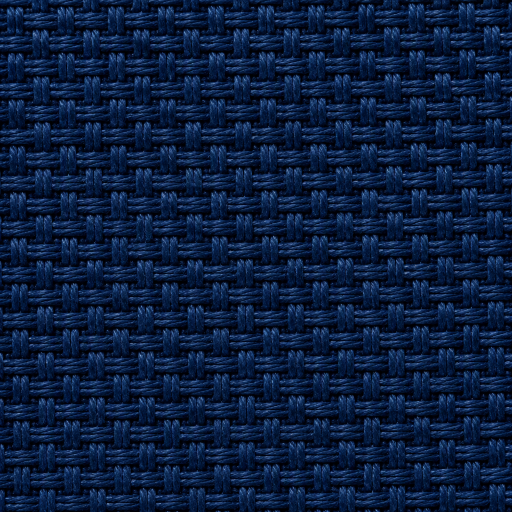
//> input picture 底层算法演示/傅里叶变换/assets/texture.png, 1024 x 1024 px (shown at 1/2 size)
$ ./fourier_transform -i=../assets/texture.png   (built with g++ and OpenCV 4)
//> lines starting //> are read from the running program, lines starting //| are printed output that depends on the picture; after the words box and inside, x2 and y2 are one past the last pixel; in counts of white or black regions, pixels touching at a corner belong together
/**
 * @file    fourier_transform.cpp
 * @brief   傅里叶变换演示：离散傅里叶变换、频谱中心化与频域低通/高通滤波。
 * @details 流程：灰度转换 -> 离散傅里叶变换 -> 频谱中心化与对数幅度谱 -> 频域滤波 -> 逆变换。
 * @note    依赖：OpenCV 4.x（core / imgproc / imgcodecs / highgui）
 *          幅度谱动态范围极大，必须取 log(1+|F|) 才能看见细节；
 *          dft 在每个维度上按 2、3、5 的幂最快，所以先用 getOptimalDFTSize 补边。
 */

#include <algorithm>
#include <cmath>
#include <iostream>
#include <string>
#include <vector>

#include <opencv2/opencv.hpp>
#include <opencv2/core/utils/filesystem.hpp>

namespace {

const int kPanelWidth = 480;
const int kPanelHeight = 360;
const int kTitleHeight = 30;

/** @brief 在若干候选位置中查找素材，便于从不同工作目录运行。 */
std::string locateAsset(const std::string& fileName)
{
    const std::vector<std::string> candidates = {
        "../../assets/" + fileName, "../assets/" + fileName, "assets/" + fileName};
    for (const auto& path : candidates) {
        if (cv::utils::fs::exists(path)) {
            return path;
        }
    }
    return candidates.front();
}

/** @brief 由素材路径推导输出目录：<demo>/assets/x.png -> <demo>/output。 */
std::string outputDirFor(const std::string& inputPath)
{
    std::string dir = inputPath;
    const size_t slash = dir.find_last_of("/\\");
    dir = (slash == std::string::npos) ? "." : dir.substr(0, slash);
    const size_t slash2 = dir.find_last_of("/\\");
    const std::string leaf = (slash2 == std::string::npos) ? dir : dir.substr(slash2 + 1);
    if (leaf == "assets") {
        dir = (slash2 == std::string::npos) ? "." : dir.substr(0, slash2);
    }
    return dir + "/output";
}

/** @brief 等比缩放并居中留白到固定面板。 */
cv::Mat fitPanel(const cv::Mat& image, const std::string& title)
{
    cv::Mat bgr;
    if (image.channels() == 1) {
        cv::cvtColor(image, bgr, cv::COLOR_GRAY2BGR);
    } else {
        bgr = image;
    }
    const double scale =
        std::min(kPanelWidth / static_cast<double>(bgr.cols),
                 kPanelHeight / static_cast<double>(bgr.rows));
    cv::Mat scaled;
    cv::resize(bgr, scaled, cv::Size(), scale, scale, cv::INTER_AREA);
    cv::Mat panel(kPanelHeight + kTitleHeight, kPanelWidth, CV_8UC3, cv::Scalar(255, 255, 255));
    const int x = (kPanelWidth - scaled.cols) / 2;
    const int y = kTitleHeight + (kPanelHeight - scaled.rows) / 2;
    scaled.copyTo(panel(cv::Rect(x, y, scaled.cols, scaled.rows)));
    cv::putText(panel, title, cv::Point(8, 21), cv::FONT_HERSHEY_SIMPLEX, 0.5,
                cv::Scalar(0, 0, 0), 1, cv::LINE_AA);
    return panel;
}

/** @brief 按列数拼接等尺寸面板。 */
cv::Mat montage(const std::vector<cv::Mat>& panels, int cols)
{
    const int rows = static_cast<int>((panels.size() + cols - 1) / cols);
    cv::Mat canvas(rows * panels[0].rows, cols * panels[0].cols, CV_8UC3, cv::Scalar(255, 255, 255));
    for (size_t i = 0; i < panels.size(); ++i) {
        const int r = static_cast<int>(i) / cols;
        const int c = static_cast<int>(i) % cols;
        panels[i].copyTo(canvas(cv::Rect(c * panels[i].cols, r * panels[i].rows,
                                         panels[i].cols, panels[i].rows)));
    }
    return canvas;
}

/**
 * @brief  把零频分量搬到画布中心（四个象限对角互换）。
 * @param  mat 单通道浮点矩阵。
 * @note   dft 的零频在左上角，中心化只是为了人眼看频谱方便，不影响滤波结果。
 */
void fftShift(cv::Mat& mat)
{
    const int cx = mat.cols / 2;
    const int cy = mat.rows / 2;
    cv::Mat q0(mat, cv::Rect(0, 0, cx, cy));
    cv::Mat q1(mat, cv::Rect(cx, 0, cx, cy));
    cv::Mat q2(mat, cv::Rect(0, cy, cx, cy));
    cv::Mat q3(mat, cv::Rect(cx, cy, cx, cy));
    cv::Mat tmp;
    q0.copyTo(tmp);
    q3.copyTo(q0);
    tmp.copyTo(q3);
    q1.copyTo(tmp);
    q2.copyTo(q1);
    tmp.copyTo(q2);
}

/**
 * @brief  用给定掩膜过滤复数频谱并做逆变换。
 * @param  spectrum 双通道复数频谱（零频在左上角）。
 * @param  mask     单通道浮点掩膜，尺寸与频谱一致。
 * @param  size     原始图像尺寸，用于裁掉补边。
 * @return 滤波后的灰度图（CV_8U）。
 */
cv::Mat filterSpectrum(const cv::Mat& spectrum, const cv::Mat& mask, cv::Size size)
{
    std::vector<cv::Mat> planes;
    cv::split(spectrum, planes);
    planes[0] = planes[0].mul(mask);
    planes[1] = planes[1].mul(mask);

    cv::Mat filtered;
    cv::merge(planes, filtered);
    cv::Mat inverse;
    cv::idft(filtered, inverse, cv::DFT_SCALE | cv::DFT_REAL_OUTPUT);  // 实数输出并归一化

    cv::Mat result;
    inverse(cv::Rect(0, 0, size.width, size.height)).convertTo(result, CV_8U);
    return result;
}

}  // namespace

/**
 * @brief  主流程：计算频谱、构造低通/高通掩膜并做逆变换。
 * @param  argc 参数个数。
 * @param  argv 参数列表。
 * @return 0 表示成功，非 0 表示失败。
 */
int main(int argc, char** argv)
{
    const cv::String keys =
        "{help h usage ? |      | 打印帮助信息 }"
        "{i input        |      | 输入图像路径，缺省读取 assets/texture.png }"
        "{o output       |      | 输出图像路径，缺省写入 <目录>/output/fourier_transform.png }"
        "{r radius       | 60   | 低通掩膜的截止半径(像素) }"
        "{d display      | 0    | 是否弹窗显示 (1=显示, 0=不显示) }";

    cv::CommandLineParser parser(argc, argv, keys);
    parser.about("傅里叶变换演示: DFT / 频谱中心化 / 低通与高通滤波\n参数请使用 --key=value 形式");
    if (parser.has("help")) {
        parser.printMessage();
        return 0;
    }
    if (!parser.check()) {
        parser.printErrors();
        parser.printMessage();
        return -1;
    }

    std::string inputPath = parser.get<std::string>("input");
    if (inputPath.empty()) {
        inputPath = locateAsset("texture.png");
    }

    // 步骤 1：灰度转换。
    const cv::Mat src = cv::imread(inputPath, cv::IMREAD_COLOR);
//> src is the input picture: 1024 rows x 1024 cols, CV_8UC3; mean B, G, R 60.7, 28.6, 10.5
    if (src.empty()) {
        std::cerr << "无法读取图像: " << inputPath << std::endl;
        return -1;
    }
    cv::Mat gray;
    cv::cvtColor(src, gray, cv::COLOR_BGR2GRAY);

    // 步骤 2：离散傅里叶变换。先补边到最优尺寸，再用双通道浮点矩阵存实部与虚部。
    const int optimalRows = cv::getOptimalDFTSize(gray.rows);
//> optimalRows = 1024
    const int optimalCols = cv::getOptimalDFTSize(gray.cols);
//> optimalCols = 1024
    cv::Mat padded;
    cv::copyMakeBorder(gray, padded, 0, optimalRows - gray.rows, 0, optimalCols - gray.cols,
                       cv::BORDER_CONSTANT, cv::Scalar::all(0));

    std::vector<cv::Mat> planes = {cv::Mat_<float>(padded), cv::Mat::zeros(padded.size(), CV_32F)};
//> planes[1]: 1024 rows x 1024 cols, CV_32FC1; every value is 0
    cv::Mat complexImage;
    cv::merge(planes, complexImage);
    cv::dft(complexImage, complexImage);

    // 步骤 3：频谱中心化。幅度取对数后才能看到高频细节。
    cv::split(complexImage, planes);
    cv::Mat magnitudeImage;
    cv::magnitude(planes[0], planes[1], magnitudeImage);
    cv::Mat spectrumView;
    magnitudeImage += cv::Scalar::all(1);
    cv::log(magnitudeImage, spectrumView);
    fftShift(spectrumView);  // 只影响显示
    cv::normalize(spectrumView, spectrumView, 0, 255, cv::NORM_MINMAX, CV_8U);

    // 步骤 4：频域滤波。掩膜在中心化坐标系下画圆，再反中心化以对齐零频在左上角的频谱。
    const int radius = std::max(1, parser.get<int>("radius"));
    cv::Mat lowMask(padded.size(), CV_32F, cv::Scalar(0.0f));
    cv::circle(lowMask, cv::Point(optimalCols / 2, optimalRows / 2), radius,
               cv::Scalar::all(1.0f), cv::FILLED, cv::LINE_8);
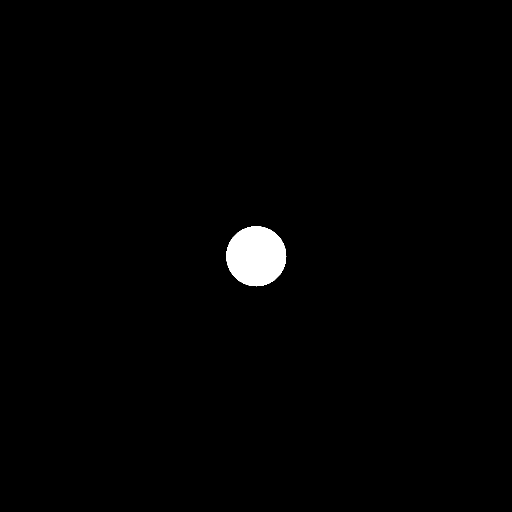
//> lowMask: 1024 rows x 1024 cols, CV_32FC1 (shown at 1/2 size); values 0 (black) and 1 (white), 1.1% white; 1 white region, box (x1, y1, x2, y2) and area: (452, 452, 573, 573) 11289
    fftShift(lowMask);
    const cv::Mat highMask = cv::Scalar::all(1.0) - lowMask;

    const cv::Mat lowPass = filterSpectrum(complexImage, lowMask, gray.size());
    const cv::Mat highPass = filterSpectrum(complexImage, highMask, gray.size());
//> call 2 of filterSpectrum, with size = Size(1024, 1024)
//> in filterSpectrum (call 2), `planes[0] = planes[0].mul(mask);`: planes[0]: 1024 rows x 1024 cols, CV_32FC1; min -2979997.2, max 1652602.2, mean 20.5
//> in filterSpectrum (call 2), `planes[1] = planes[1].mul(mask);`: planes[1]: 1024 rows x 1024 cols, CV_32FC1; min -1046801.2, max 1046801.2, mean 0
//> in filterSpectrum (call 2), `cv::idft(filtered, inverse, cv::DFT_SCALE | cv::DFT_REAL_OUTPUT);`:
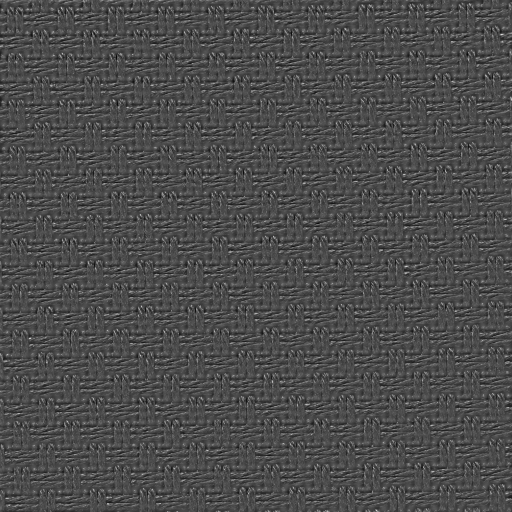
//> inverse: 1024 rows x 1024 cols, CV_32FC1 (shown at 1/2 size); min -58.9, max 137.9, mean 0; drawn with min black and max white

    const double lowEnergy = cv::sum(lowMask)[0] / lowMask.total();
//> lowEnergy = 0.0108
    std::cout << "输入: " << inputPath << " (" << gray.cols << "x" << gray.rows
              << ") -> 补边后 " << optimalCols << "x" << optimalRows << "\n";
//| 输入: ../assets/texture.png (1024x1024) -> 补边后 1024x1024
    std::cout << "低通截止半径: " << radius << " 像素, 掩膜能量占比: "
              << lowEnergy * 100.0 << "%\n";
//| 低通截止半径: 60 像素, 掩膜能量占比: 1.0766%

    const std::vector<cv::Mat> panels = {
        fitPanel(gray, "gray input"),
        fitPanel(spectrumView, "log magnitude spectrum"),
        fitPanel(lowPass, "low pass (blur)"),
        fitPanel(highPass, "high pass (edges)")};
//> in fitPanel, `cv::putText(panel, title, cv::Point(8, 21), cv::FONT_HERSHEY_SIMPLEX, ..`: panel: 390 rows x 480 cols, CV_8UC3; min 0, max 255, mean 96.8
//> call 2 of fitPanel, with title = "log magnitude spectrum"
//> in fitPanel (call 2), `cv::cvtColor(image, bgr, cv::COLOR_GRAY2BGR);`:
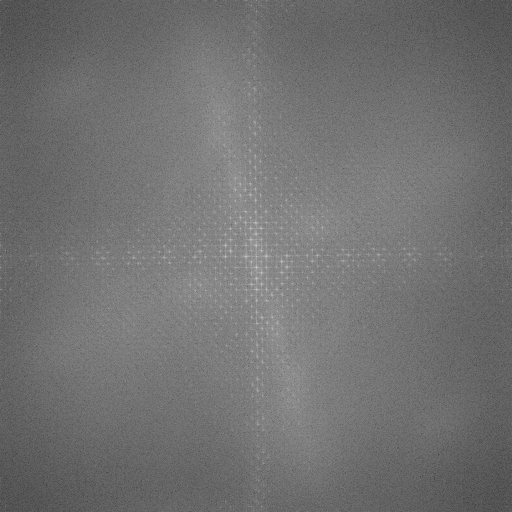
//> bgr: 1024 rows x 1024 cols, CV_8UC3 (shown at 1/2 size); min 0, max 255, mean 113.1
//> in fitPanel (call 2), `cv::putText(panel, title, cv::Point(8, 21), cv::FONT_HERSHEY_SIMPLEX, ..`:
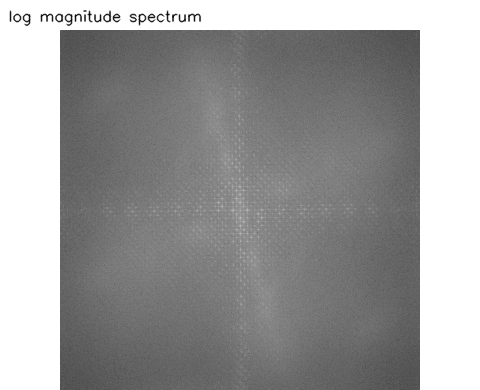
//> panel: 390 rows x 480 cols, CV_8UC3; min 2, max 255, mean 156
//> call 3 of fitPanel, with title = "low pass (blur)"
//> in fitPanel (call 3), `cv::putText(panel, title, cv::Point(8, 21), cv::FONT_HERSHEY_SIMPLEX, ..`:
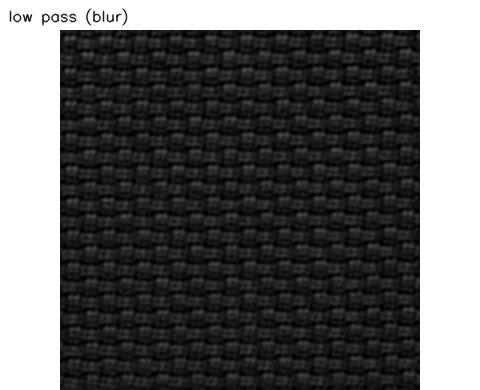
//> panel: 390 rows x 480 cols, CV_8UC3; min 0, max 255, mean 96.6
//> call 4 of fitPanel, with title = "high pass (edges)"
//> in fitPanel (call 4), `cv::putText(panel, title, cv::Point(8, 21), cv::FONT_HERSHEY_SIMPLEX, ..`:
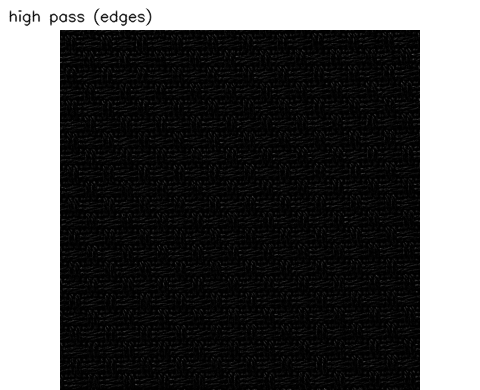
//> panel: 390 rows x 480 cols, CV_8UC3; min 0, max 255, mean 82.2
    const cv::Mat result = montage(panels, 2);
//> in montage, `const int rows = static_cast<int>((panels.size() + cols - 1) / cols);`: rows = 2
//> in montage, `cv::Mat canvas(rows * panels[0].rows, cols * panels[0].cols, CV_8UC3, ..`: canvas: 780 rows x 960 cols, CV_8UC3; every value is 255
//> the loop in montage, `for (size_t i = 0; i < panels.size(); ++i)` made 4 passes
//> after the loop in montage, `for (size_t i = 0; i < panels.size(); ++i)`:
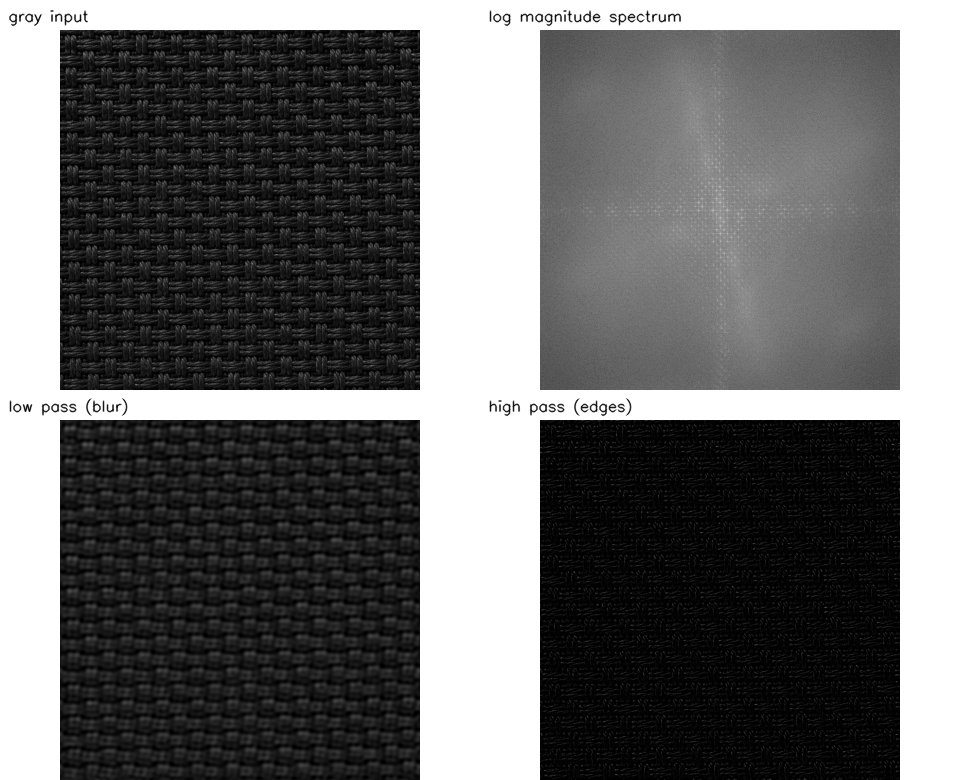
//> canvas: 780 rows x 960 cols, CV_8UC3; min 0, max 255, mean 107.9

    std::string outputPath = parser.get<std::string>("output");
    if (outputPath.empty()) {
        const std::string outDir = outputDirFor(inputPath);
        cv::utils::fs::createDirectories(outDir);
        outputPath = outDir + "/fourier_transform.png";
    }
    if (!cv::imwrite(outputPath, result)) {
        std::cerr << "无法写入输出图像: " << outputPath << std::endl;
        return -1;
    }
    std::cout << "结果已保存至 " << outputPath << std::endl;

    if (parser.get<int>("display") != 0) {
        cv::imshow("fourier transform", result);
        cv::waitKey(0);
    }
    return 0;
}
